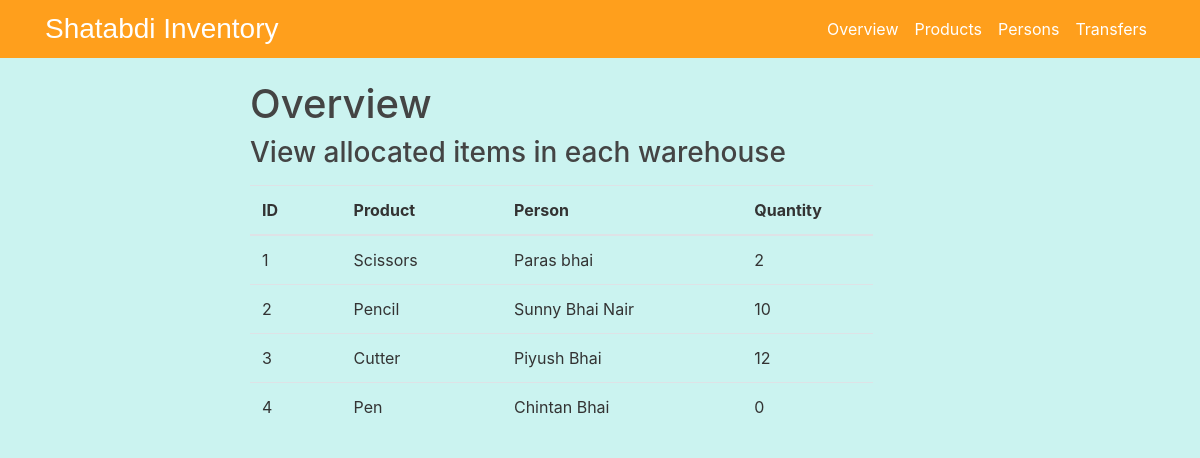
Before: / with the older database file.
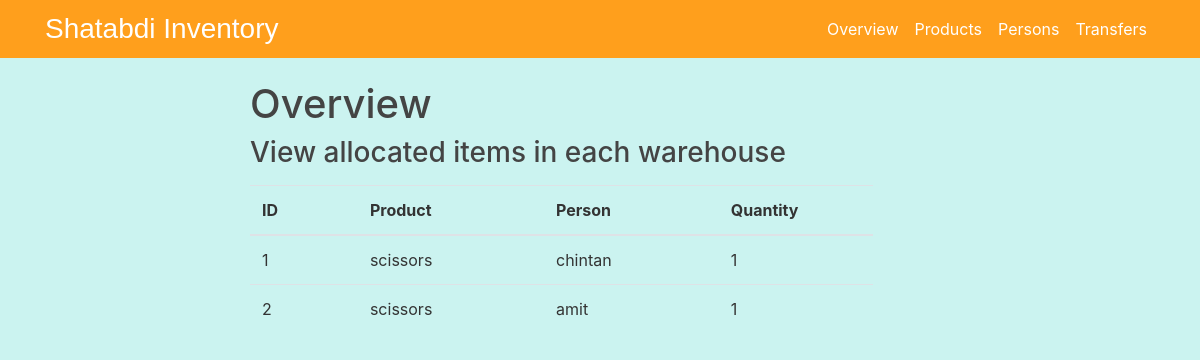
After: the same page with the newer database file.
### flaskinventory/models.py (models this page shows, shortened)
class Balance(db.Model):
    bid = db.Column(db.Integer, primary_key= True,nullable = False)
    product = db.Column(db.String(20), nullable = False)
    location = db.Column(db.String(20),nullable = False)
    quantity = db.Column(db.Integer, nullable = False)

### flaskinventory/routes.py (the view)
@app.route("/Overview")
@app.route("/")
def overview():
    balance = Balance.query.all()
    exists = bool(Balance.query.all())
    if exists== False :
        flash(f'Add products,locations and make transfers to view','info')
    return render_template('overview.html' ,balance=balance)

### flaskinventory/templates/overview.html (shortened to what this page needs)
<!DOCTYPE html>
<htmls>
  <head>
    <link rel="stylesheet" href="https://maxcdn.bootstrapcdn.com/bootstrap/4.0.0/css/bootstrap.min.css"
>
    <link rel="stylesheet" type="text/css" href="{{ url_for('static', filename='main.css') }}">
    <link href="//netdna.bootstrapcdn.com/bootstrap/3.0.0/css/bootstrap-glyphicons.css" rel="stylesheet">
  </head>
  <body>
    <header class="site-header">
      <nav class="navbar navbar-expand-md navbar-dark bg-steel fixed-top">
        <div class="container">
          <a class="Main" href="/Overview">Shatabdi Inventory</a>
          <div class="collapse navbar-collapse" id="navbarToggle">
            <div class="navbar-nav">
              <a class="nav-item nav-link" id="Overvieww" href="/">Overview</a>
              <a class="nav-item nav-link" id="Productt" href="/Product">Products</a>
              <a class="nav-item nav-link" id="Locationn" href="/Location">Persons</a>
              <a class="nav-item nav-link" id="Transferss" href="/Transfers">Transfers</a>
            </div>
          </div>
        </div>
      </nav>
    </header>
    <main role="main" class="container-content">
      <div class="row">
        <div class="col-md-8">
          {% block content %}
          <h1>Overview</h1>
          <div>
            <h3 style="display: inline-block;margin-bottom:15px;"> View allocated items in each warehouse</h3>
            <table class="table table-hover">
              <thead>
                <tr>
                  <th>ID</th>
                  <th></th>
                  <th>Product</th>
                  <th></th>
                  <th>Person</th>
                  <th></th>
                  <th>Quantity</th>
                </tr>
              </thead>
              <tbody>
                {%for b in balance%}
                <tr>
                  <td>{{b.bid}}</td>
                  <td></td>
                  <td>{{b.product}}</td>
                  <td></td>
                  <td>{{b.location}}</td>
                  <td></td>
                  <td>{{b.quantity}}</td>
                </tr>
                {% endfor %}
            </table>
          </div>
        </div>
        {% endblock %}
      </div>
    </main>
    </head>
  </body>
  </html>

### flaskinventory/static/main.css (style rules this page uses)
body { background: #CBF3F0; color: #333333; margin-top: 5rem; }
h1, h2, h3, h4, h5, h6 { color: #444444; }
a { color: white; }
.container-content { margin-top: 60px; margin-left: 250px; }
.Main { color: white; font-family: sans-serif; font-size: 28px; }
.bg-steel { background-color: #FF9F1C; }
.site-header .navbar-nav .nav-link { color:white ; }
html, body { height: 100%; }

Changed rows visible on the page:
removed Balance: bid "3", product "Cutter", location "Piyush Bhai", quantity "12"
removed Balance: bid "4", product "Pen", location "Chintan Bhai", quantity "0"
changed Balance id 1: product "Scissors" → "scissors"; location "Paras bhai" → "chintan"; quantity "2" → "1"
changed Balance id 2: product "Pencil" → "scissors"; location "Sunny Bhai Nair" → "amit"; quantity "10" → "1"
